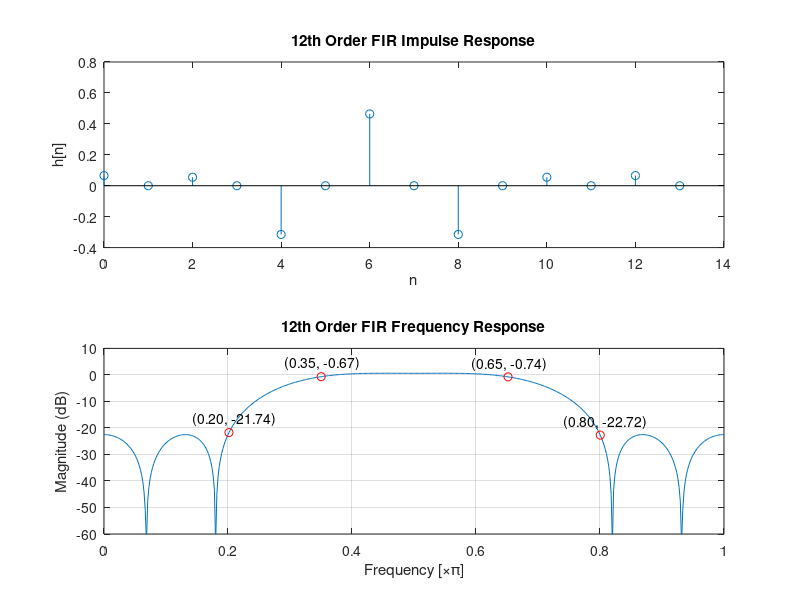

The MATLAB script that drew this image:
ww = linspace(0,1,512);

order = 12;
f = [0 0.2 0.35 0.65 0.8 1];
a = [0 0 1 1 0 0];

b = firpm(order, f, a);

[h,w] = freqz(b,1,ww*pi);
db = mag2db(abs(h));
[imp,n] = impz(b,1,order+2);

subplot(2,1,1);
stem(n,imp);
title(sprintf("%dth Order FIR Impulse Response", order));
xlabel('n'), ylabel('h[n]');


subplot(2,1,2);
plot(ww,db);
axis([0 1 -60 10]);
title(sprintf("%dth Order FIR Frequency Response", order));
xlabel('Frequency [\times\pi]'), ylabel('Magnitude (dB)');
grid;

% Mark the critical points
hold on;
plot(ww(180), db(180), 'ro');
annot = sprintf("(%.2f, %.2f)", ww(180), db(180));
text(ww(180)-0.059, db(180) + 5, annot);

hold on;
plot(ww(104), db(104), 'ro');
annot = sprintf("(%.2f, %.2f)", ww(104), db(104));
text(ww(104)-0.059, db(104) + 5, annot);

hold on;
plot(ww(334), db(334), 'ro');
annot = sprintf("(%.2f, %.2f)", ww(334), db(334));
text(ww(334)-0.059, db(334) + 5, annot);

hold on;
plot(ww(410), db(410), 'ro');
annot = sprintf("(%.2f, %.2f)", ww(410), db(410));
text(ww(410)-0.059, db(410) + 5, annot);